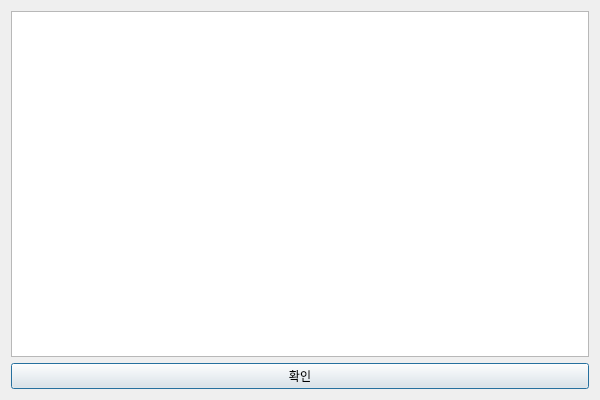
<?xml version="1.0" encoding="UTF-8"?>
<ui version="4.0">
 <class>Dialog</class>
 <widget class="QDialog" name="Dialog">
  <property name="geometry">
   <rect>
    <x>0</x>
    <y>0</y>
    <width>600</width>
    <height>400</height>
   </rect>
  </property>
  <property name="windowTitle">
   <string>진행</string>
  </property>
  <layout class="QVBoxLayout" name="verticalLayout">
   <item>
    <widget class="QTextBrowser" name="log_text_browser"/>
   </item>
   <item>
    <layout class="QHBoxLayout" name="horizontalLayout">
     <item>
      <widget class="QPushButton" name="ok_button">
       <property name="text">
        <string>확인</string>
       </property>
      </widget>
     </item>
    </layout>
   </item>
  </layout>
 </widget>
 <resources/>
 <connections/>
</ui>
